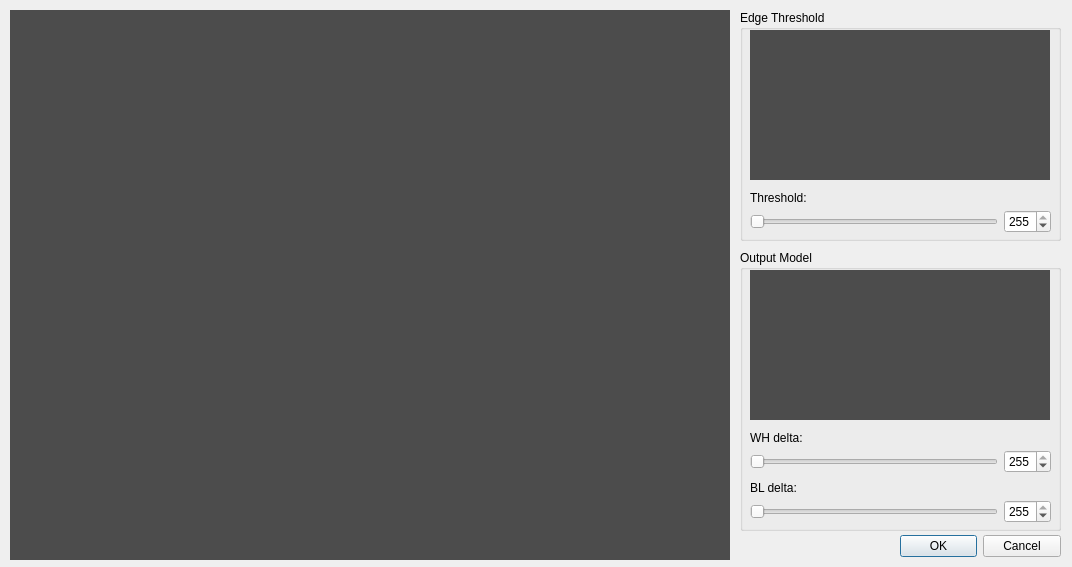
<?xml version="1.0" encoding="UTF-8"?>
<ui version="4.0">
 <class>DialogFuzzyLogic</class>
 <widget class="QDialog" name="DialogFuzzyLogic">
  <property name="geometry">
   <rect>
    <x>0</x>
    <y>0</y>
    <width>1072</width>
    <height>567</height>
   </rect>
  </property>
  <property name="windowTitle">
   <string>Fuzzy Edge</string>
  </property>
  <property name="windowIcon">
   <iconset resource="../../libsources/icon.qrc">
    <normaloff>:/icon/simpleProcessing.ico</normaloff>:/icon/simpleProcessing.ico</iconset>
  </property>
  <widget class="QDialogButtonBox" name="buttonBox">
   <property name="geometry">
    <rect>
     <x>900</x>
     <y>530</y>
     <width>161</width>
     <height>32</height>
    </rect>
   </property>
   <property name="orientation">
    <enum>Qt::Horizontal</enum>
   </property>
   <property name="standardButtons">
    <set>QDialogButtonBox::Cancel|QDialogButtonBox::Ok</set>
   </property>
   <property name="centerButtons">
    <bool>false</bool>
   </property>
  </widget>
  <widget class="QSmartLabel" name="label_fuzzy">
   <property name="geometry">
    <rect>
     <x>10</x>
     <y>10</y>
     <width>720</width>
     <height>550</height>
    </rect>
   </property>
   <property name="styleSheet">
    <string notr="true">background-color: rgb(76, 76, 76);</string>
   </property>
   <property name="text">
    <string/>
   </property>
   <property name="alignment">
    <set>Qt::AlignCenter</set>
   </property>
  </widget>
  <widget class="QGroupBox" name="groupBox">
   <property name="geometry">
    <rect>
     <x>740</x>
     <y>10</y>
     <width>321</width>
     <height>231</height>
    </rect>
   </property>
   <property name="title">
    <string>Edge Threshold</string>
   </property>
   <widget class="QCustomPlot" name="bellShapePlot" native="true">
    <property name="geometry">
     <rect>
      <x>10</x>
      <y>20</y>
      <width>300</width>
      <height>150</height>
     </rect>
    </property>
    <property name="styleSheet">
     <string notr="true">background-color: rgb(76, 76, 76);</string>
    </property>
   </widget>
   <widget class="QLabel" name="label">
    <property name="geometry">
     <rect>
      <x>10</x>
      <y>180</y>
      <width>71</width>
      <height>16</height>
     </rect>
    </property>
    <property name="text">
     <string>Threshold:</string>
    </property>
   </widget>
   <widget class="QWidget" name="layoutWidget">
    <property name="geometry">
     <rect>
      <x>10</x>
      <y>200</y>
      <width>301</width>
      <height>24</height>
     </rect>
    </property>
    <layout class="QHBoxLayout" name="horizontalLayout">
     <item>
      <widget class="QSlider" name="horizontalSlider_bellThreshold">
       <property name="maximum">
        <number>255</number>
       </property>
       <property name="orientation">
        <enum>Qt::Horizontal</enum>
       </property>
      </widget>
     </item>
     <item>
      <widget class="QSpinBox" name="spinBox_bellThreshold">
       <property name="maximum">
        <number>255</number>
       </property>
       <property name="value">
        <number>255</number>
       </property>
       <property name="displayIntegerBase">
        <number>10</number>
       </property>
      </widget>
     </item>
    </layout>
   </widget>
  </widget>
  <widget class="QGroupBox" name="groupBox_2">
   <property name="geometry">
    <rect>
     <x>740</x>
     <y>250</y>
     <width>321</width>
     <height>281</height>
    </rect>
   </property>
   <property name="title">
    <string>Output Model</string>
   </property>
   <widget class="QCustomPlot" name="triangPlot" native="true">
    <property name="geometry">
     <rect>
      <x>10</x>
      <y>20</y>
      <width>300</width>
      <height>150</height>
     </rect>
    </property>
    <property name="styleSheet">
     <string notr="true">background-color: rgb(76, 76, 76);</string>
    </property>
   </widget>
   <widget class="QLabel" name="label_2">
    <property name="geometry">
     <rect>
      <x>10</x>
      <y>180</y>
      <width>71</width>
      <height>16</height>
     </rect>
    </property>
    <property name="text">
     <string>WH delta:</string>
    </property>
   </widget>
   <widget class="QWidget" name="layoutWidget">
    <property name="geometry">
     <rect>
      <x>10</x>
      <y>200</y>
      <width>301</width>
      <height>24</height>
     </rect>
    </property>
    <layout class="QHBoxLayout" name="horizontalLayout_2">
     <item>
      <widget class="QSlider" name="horizontalSlider_outputLeftBound">
       <property name="maximum">
        <number>255</number>
       </property>
       <property name="orientation">
        <enum>Qt::Horizontal</enum>
       </property>
      </widget>
     </item>
     <item>
      <widget class="QSpinBox" name="spinBox_outputLeftBound">
       <property name="maximum">
        <number>255</number>
       </property>
       <property name="value">
        <number>255</number>
       </property>
       <property name="displayIntegerBase">
        <number>10</number>
       </property>
      </widget>
     </item>
    </layout>
   </widget>
   <widget class="QLabel" name="label_3">
    <property name="geometry">
     <rect>
      <x>10</x>
      <y>230</y>
      <width>81</width>
      <height>16</height>
     </rect>
    </property>
    <property name="text">
     <string>BL delta:</string>
    </property>
   </widget>
   <widget class="QWidget" name="layoutWidget_2">
    <property name="geometry">
     <rect>
      <x>10</x>
      <y>250</y>
      <width>301</width>
      <height>24</height>
     </rect>
    </property>
    <layout class="QHBoxLayout" name="horizontalLayout_5">
     <item>
      <widget class="QSlider" name="horizontalSlider_outputRightBound">
       <property name="maximum">
        <number>255</number>
       </property>
       <property name="orientation">
        <enum>Qt::Horizontal</enum>
       </property>
      </widget>
     </item>
     <item>
      <widget class="QSpinBox" name="spinBox_outputRightBound">
       <property name="maximum">
        <number>255</number>
       </property>
       <property name="value">
        <number>255</number>
       </property>
       <property name="displayIntegerBase">
        <number>10</number>
       </property>
      </widget>
     </item>
    </layout>
   </widget>
  </widget>
 </widget>
 <customwidgets>
  <customwidget>
   <class>QSmartLabel</class>
   <extends>QLabel</extends>
   <header location="global">qsmartlabel.h</header>
  </customwidget>
  <customwidget>
   <class>QCustomPlot</class>
   <extends>QWidget</extends>
   <header>qcustomplot.h</header>
   <container>1</container>
  </customwidget>
 </customwidgets>
 <resources>
  <include location="../../libsources/icon.qrc"/>
 </resources>
 <connections>
  <connection>
   <sender>buttonBox</sender>
   <signal>accepted()</signal>
   <receiver>DialogFuzzyLogic</receiver>
   <slot>accept()</slot>
   <hints>
    <hint type="sourcelabel">
     <x>248</x>
     <y>254</y>
    </hint>
    <hint type="destinationlabel">
     <x>157</x>
     <y>274</y>
    </hint>
   </hints>
  </connection>
  <connection>
   <sender>buttonBox</sender>
   <signal>rejected()</signal>
   <receiver>DialogFuzzyLogic</receiver>
   <slot>reject()</slot>
   <hints>
    <hint type="sourcelabel">
     <x>316</x>
     <y>260</y>
    </hint>
    <hint type="destinationlabel">
     <x>286</x>
     <y>274</y>
    </hint>
   </hints>
  </connection>
 </connections>
</ui>
